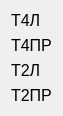
     <widget class="QWidget" name="layoutWidget">
      <property name="geometry">
       <rect>
        <x>90</x>
        <y>60</y>
        <width>50</width>
        <height>81</height>
       </rect>
      </property>
      <layout class="QVBoxLayout" name="verticalLayout_9">
       <item>
        <widget class="QLabel" name="label_22">
         <property name="font">
          <font>
           <pointsize>12</pointsize>
          </font>
         </property>
         <property name="text">
          <string>Т4Л</string>
         </property>
        </widget>
       </item>
       <item>
        <widget class="QLabel" name="label_23">
         <property name="font">
          <font>
           <pointsize>12</pointsize>
          </font>
         </property>
         <property name="text">
          <string>Т4ПР</string>
         </property>
        </widget>
       </item>
       <item>
        <widget class="QLabel" name="label_24">
         <property name="font">
          <font>
           <pointsize>12</pointsize>
          </font>
         </property>
         <property name="text">
          <string>Т2Л</string>
         </property>
        </widget>
       </item>
       <item>
        <widget class="QLabel" name="label_25">
         <property name="font">
          <font>
           <pointsize>12</pointsize>
          </font>
         </property>
         <property name="text">
          <string>Т2ПР</string>
         </property>
        </widget>
       </item>
      </layout>
     </widget>
